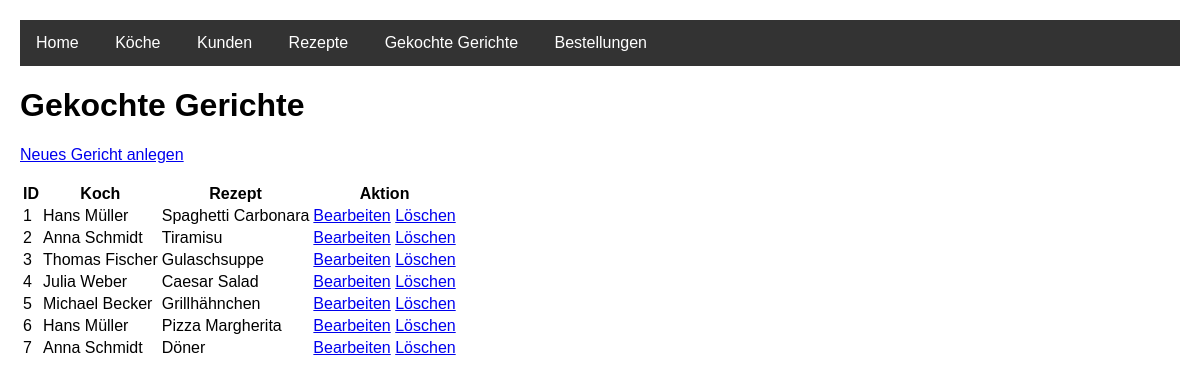
Page /gekochte_gerichte.php on the committed database.
### tables this page shows
CREATE TABLE GekochtesGericht (
    gekochtesgerichtID INT PRIMARY KEY AUTO_INCREMENT,
    kochID INT NOT NULL,
    rezeptID INT NOT NULL,
    FOREIGN KEY (kochID) REFERENCES Koch(kochID),
    FOREIGN KEY (rezeptID) REFERENCES Rezept(rezeptID)
);

CREATE TABLE Koch (
    kochID INT PRIMARY KEY AUTO_INCREMENT,
    nachname VARCHAR(50) NOT NULL,
    vorname VARCHAR(50) NOT NULL,
    anzahl_von_sternen INT,
    alter_koch INT,
    geschlecht ENUM('männlich', 'weiblich'),
    spezialgebiet ENUM('desserts', 'hauptspeisen', 'suppen', 'vorspeisen', 'grillgerichte')
);

CREATE TABLE Rezept (
    rezeptID INT PRIMARY KEY AUTO_INCREMENT,
    rezept_name VARCHAR(100) NOT NULL,
    dauer INT,
    speiseart VARCHAR(50),
    rezeptbeschreibung TEXT
);

### gekochte_gerichte.php (the view, shortened to what this page needs)
<!DOCTYPE HTML>
<html lang="de">
<head>
    <link rel="stylesheet" type="text/css" href="styles.css" />
</head>
<body>
    <?php require_once("navigation.inc.php"); ?>
    <h1>Gekochte Gerichte</h1>
    <a href="gericht_anlegen.php" class="button">Neues Gericht anlegen</a><br><br>
    <?php
    require_once("db.inc.php");
    $sql = "SELECT
                gg.gekochtesgerichtID,
                k.vorname AS koch_vorname,
                k.nachname AS koch_nachname,
                r.rezept_name
            FROM GekochtesGericht gg
            JOIN Koch k ON gg.kochID = k.kochID
            JOIN Rezept r ON gg.rezeptID = r.rezeptID";
    $result = $mysqli->query($sql);
    if ($result->num_rows > 0) {
        echo '<table>';
        echo '<tr><th>ID</th><th>Koch</th><th>Rezept</th><th>Aktion</th></tr>';
        while ($row = $result->fetch_assoc()) {
            echo '<tr>';
            echo '<td>' . $row['gekochtesgerichtID'] . '</td>';
            echo '<td>' . htmlspecialchars($row['koch_vorname']) . ' ' . htmlspecialchars($row['koch_nachname']) . '</td>';
            echo '<td>' . htmlspecialchars($row['rezept_name']) . '</td>';
            echo '<td>
                    <a href="gericht_bearbeiten.php?id=' . $row['gekochtesgerichtID'] . '">Bearbeiten</a>
                    <a href="gericht_loeschen.php?id=' . $row['gekochtesgerichtID'] . '" onclick="return confirm(\'Wirklich löschen?\')">Löschen</a>
                  </td>';
            echo '</tr>';
        }
        echo '</table>';
    } else {
        echo "Keine Einträge gefunden.";
    }
    ?>
</body>
</html>

### styles.css (style rules this page uses)
body { font-family: Arial, sans-serif; margin: 20px; }

### rows in the picture
gekochtesgericht: gekochtesgerichtID "1", kochID.vorname "Hans", kochID.nachname "Müller", rezeptID.rezept_name "Spaghetti Carbonara"
gekochtesgericht: gekochtesgerichtID "2", kochID.vorname "Anna", kochID.nachname "Schmidt", rezeptID.rezept_name "Tiramisu"
gekochtesgericht: gekochtesgerichtID "3", kochID.vorname "Thomas", kochID.nachname "Fischer", rezeptID.rezept_name "Gulaschsuppe"
gekochtesgericht: gekochtesgerichtID "4", kochID.vorname "Julia", kochID.nachname "Weber", rezeptID.rezept_name "Caesar Salad"
gekochtesgericht: gekochtesgerichtID "5", kochID.vorname "Michael", kochID.nachname "Becker", rezeptID.rezept_name "Grillhähnchen"
gekochtesgericht: gekochtesgerichtID "6", kochID.vorname "Hans", kochID.nachname "Müller", rezeptID.rezept_name "Pizza Margherita"
gekochtesgericht: gekochtesgerichtID "7", kochID.vorname "Anna", kochID.nachname "Schmidt", rezeptID.rezept_name "Döner"
